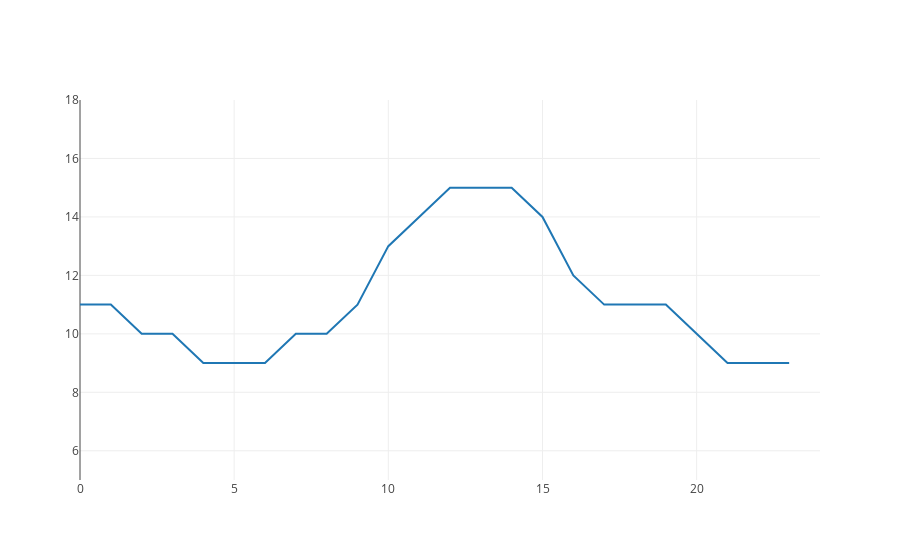

The code cell stored with this chart in its notebook:
### Code cell
trace = Scatter(x=starts, y=maxs)
layout = Layout(
    xaxis=dict(range=[0, 24]),
    yaxis=dict(range=[5, 18])
)
fig = Figure(data=[trace], layout=layout)
iplot(fig)

### Figure 1 — Plotly figure (JSON) as saved in the notebook; plotly's stock layout.template omitted (floating-point values rounded to 4 significant figures)
{"data": [{"type": "scatter", "x": [0, 1, 2, 3, 4, 5, 6, 7, 8, 9, 10, 11, 12, 13, 14, 15, 16, 17, 18, 19, 20, 21, 22, 23], "y": [11, 11, 10, 10, 9, 9, 9, 10, 10, 11, 13, 14, 15, 15, 15, 14, 12, 11, 11, 11, 10, 9, 9, 9]}], "layout": {"xaxis": {"range": [0, 24]}, "yaxis": {"range": [5, 18]}}}
